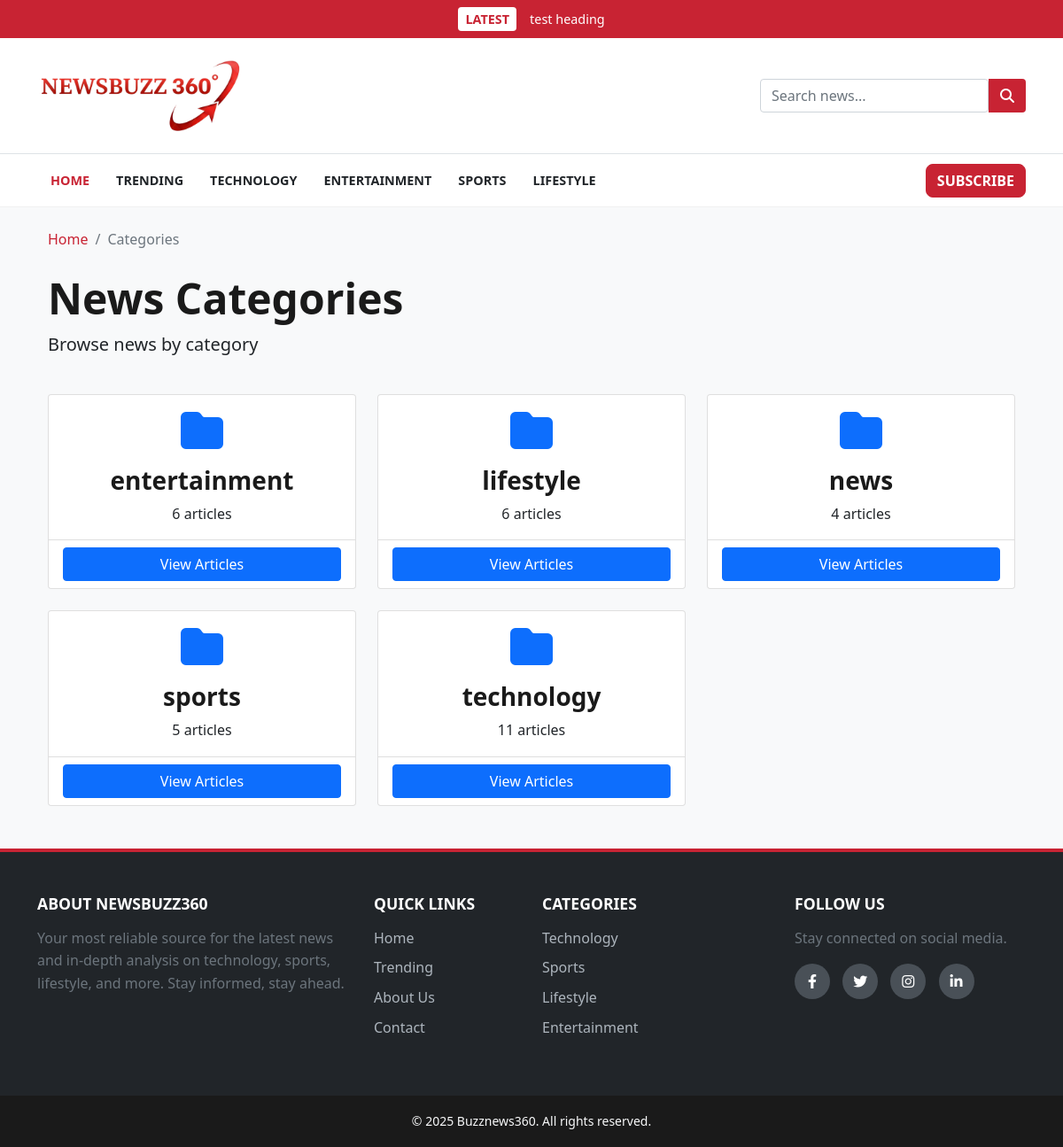
The page /categories on the database its author committed.
### models.py (models this page shows)
class Post(db.Model):
    id = db.Column(db.Integer, primary_key=True)
    title = db.Column(db.String(100), nullable=False)
    subtitle = db.Column(db.String(150), nullable=True)
    content = db.Column(db.Text, nullable=False)
    category = db.Column(db.String(50), nullable=True)
    thumbnail = db.Column(db.String(100), nullable=True)
    featured = db.Column(db.Boolean, default=False)
    created_at = db.Column(db.DateTime, default=datetime.utcnow)
    def __repr__(self):
        return f'<Post {self.title}>'

### app.py (the view)
@app.route("/categories")
def categories():
    return render_template("categories.html")

### app.py (called while the page is built)
@app.context_processor
def inject_latest_post():
    latest_post = Post.query.order_by(Post.id.desc()).first()
    print(f"--- LATEST POST FOUND: {latest_post} ---")
    return dict(latest_post=latest_post)

@app.context_processor
@cache.cached(timeout=600)
def inject_categories():
    categories = db.session.query(Post.category, db.func.count(Post.id).label('count')).filter(Post.category.isnot(None), Post.category != '').group_by(Post.category).all()
    current_year = datetime.now().year
    return dict(categories=categories, current_year=current_year)

### templates/categories.html (shortened to what this page needs)
{% extends "base.html" %}
{% block content %}
<div class="container mt-4">
    <nav aria-label="breadcrumb" class="mb-4">
        <ol class="breadcrumb">
            <li class="breadcrumb-item"><a href="{{ url_for('home') }}">Home</a></li>
            <li class="breadcrumb-item active" aria-current="page">Categories</li>
        </ol>
    </nav>
    <div class="row mb-4">
        <div class="col-12">
            <h1 class="display-5 fw-bold">News Categories</h1>
            <p class="lead">Browse news by category</p>
        </div>
    </div>
    {% if categories %}
    <div class="row">
        {% for category in categories %}
        <div class="col-md-6 col-lg-4 mb-4">
            <div class="card h-100 text-center">
                <div class="card-body">
                    <i class="fas fa-folder fa-3x text-primary mb-3"></i>
                    <h3 class="card-title">{{ category[0] }}</h3>
                    <p class="card-text">{{ category[1] }} article{% if category[1] != 1 %}s{% endif %}</p>
                </div>
                <div class="card-footer bg-transparent">
                    <a href="{{ url_for('category', category_name=category[0]) }}" class="btn btn-primary w-100">
                        View Articles
                    </a>
                </div>
            </div>
        </div>
        {% endfor %}
    </div>
    {% endif %}
</div>
{% endblock %}

### templates/base.html (shortened to what this page needs)
<!DOCTYPE html>
<html lang="en">
<head>
    <link href="https://cdn.jsdelivr.net/npm/bootstrap@5.1.3/dist/css/bootstrap.min.css" rel="stylesheet">
    <link rel="stylesheet" href="https://cdnjs.cloudflare.com/ajax/libs/font-awesome/6.2.0/css/all.min.css">
    <link rel="stylesheet" href="{{ url_for('static', filename='style.css') }}">
</head>
<body>
    <header>
        {% if latest_post %}
        <a href="{{ url_for('article', id=latest_post.id) }}" class="top-breaking-bar-link">
            <div id="top-breaking-bar">
                <div class="container d-flex align-items-center justify-content-center">
                    <span class="breaking-tag">LATEST</span>
                    <span class="breaking-text">{{ latest_post.title }}</span>
                </div>
            </div>
        </a>
        {% endif %}
        <div id="header-main">
            <div class="container">
                <div class="header-main-wrapper">
                    <a class="navbar-brand logo" href="{{ url_for('home') }}">
                        <img src="{{ url_for('static', filename='images/logo.png') }}" alt="Newsbuzz360 Logo">
                    </a>
                    <form class="search-form ms-auto" action="{{ url_for('search') }}" method="GET">
                        <input type="text" class="form-control" name="query" placeholder="Search news..." required>
                        <button type="submit" class="btn"><i class="fas fa-search"></i></button>
                    </form>
                </div>
            </div>
        </div>
        <nav class="navbar navbar-expand-lg navbar-light" id="main-nav">
            <div class="container">
                <div class="collapse navbar-collapse" id="navbarNav">
                    <ul class="navbar-nav">
                        <li class="nav-item"><a class="nav-link active" href="{{ url_for('home') }}">Home</a></li>
                        <li class="nav-item"><a class="nav-link" href="{{ url_for('trending') }}">Trending</a></li>
                        <li class="nav-item"><a class="nav-link"
                                href="{{ url_for('category', category_name='technology') }}">Technology</a></li>
                        <li class="nav-item"><a class="nav-link"
                                href="{{ url_for('category', category_name='entertainment') }}">Entertainment</a></li>
                        <li class="nav-item"><a class="nav-link"
                                href="{{ url_for('category', category_name='sports') }}">Sports</a></li>
                        <li class="nav-item"><a class="nav-link"
                                href="{{ url_for('category', category_name='lifestyle') }}">Lifestyle</a></li>
                    </ul>
                    <ul class="navbar-nav ms-auto">
                        <li class="nav-item">
                            <a href="#" class="btn btn-danger subscribe-btn">Subscribe</a>
                        </li>
                    </ul>
                </div>
            </div>
        </nav>
    </header>
    <main class="my-4">
        <div class="container">
            {% block content %}{% endblock %}
        </div>
    </main>
    <footer class="main-footer bg-dark text-light">
        <div class="container pt-5 pb-4">
            <div class="row">
                <div class="col-md-4 mb-4">
                    <h5 class="footer-heading">About Newsbuzz360</h5>
                    <p class="text-muted">
                        Your most reliable source for the latest news and in-depth analysis on technology, sports,
                        lifestyle, and more. Stay informed, stay ahead.
                    </p>
                </div>
                <div class="col-md-2 mb-4">
                    <h5 class="footer-heading">Quick Links</h5>
                    <ul class="list-unstyled footer-links">
                        <li><a href="{{ url_for('home') }}">Home</a></li>
                        <li><a href="{{ url_for('trending') }}">Trending</a></li>
                        <li><a href="#">About Us</a></li>
                        <li><a href="#">Contact</a></li>
                    </ul>
                </div>
                <div class="col-md-3 mb-4">
                    <h5 class="footer-heading">Categories</h5>
                    <ul class="list-unstyled footer-links">
                        <li><a href="{{ url_for('category', category_name='technology') }}">Technology</a></li>
                        <li><a href="{{ url_for('category', category_name='sports') }}">Sports</a></li>
                        <li><a href="{{ url_for('category', category_name='lifestyle') }}">Lifestyle</a></li>
                        <li><a href="{{ url_for('category', category_name='entertainment') }}">Entertainment</a></li>
                    </ul>
                </div>
                <div class="col-md-3 mb-4">
                    <h5 class="footer-heading">Follow Us</h5>
                    <p class="text-muted">Stay connected on social media.</p>
                    <div class="social-icons">
                        <a href="#"><i class="fab fa-facebook-f"></i></a>
                        <a href="#"><i class="fab fa-twitter"></i></a>
                        <a href="#"><i class="fab fa-instagram"></i></a>
                        <a href="#"><i class="fab fa-linkedin-in"></i></a>
                    </div>
                </div>
            </div>
        </div>
        <div class="footer-bottom text-center py-3">
            <small>&copy; {{ current_year }} Buzznews360. All rights reserved.</small>
        </div>
    </footer>
</body>
</html>

### static/style.css (style rules this page uses)
:root { --primary-red: #c82333; --primary-dark-red: #a81e2a; --background-color: #f8f9fa; --surface-color: #ffffff; --text-color: #212529; --heading-color: #1a1a1a; --border-color: #dee2e6; --light-gray: #f1f1f1; --font-primary: 'Segoe UI', Tahoma, Geneva, Verdana, sans-serif; --font-logo: 'Playfair Display', serif; --border-radius-sm: 0.25rem; --border-radius-md: 0.5rem; --box-shadow: 0 4px 12px rgba(0, 0, 0, 0.08); }
body { font-family: var(--font-primary); background-color: var(--background-color); color: var(--text-color); line-height: 1.6; }
h1, h2, h3, h4, h5, h6 { color: var(--heading-color); font-weight: 700; }
a { color: var(--primary-red); text-decoration: none; transition: all 0.2s ease-in-out; }
a.top-breaking-bar-link, a.top-breaking-bar-link:hover { color: white; text-decoration: none; }
.logo img { height: 80px; width: auto; }
#top-breaking-bar { background-color: var(--primary-red); color: white; padding: 8px 0; font-size: 0.9rem; font-weight: 500; transition: all 0.3s ease-in-out; }
.breaking-tag { background-color: white; color: var(--primary-red); padding: 2px 8px; border-radius: 4px; font-weight: bold; margin-right: 15px; }
#header-main { background-color: var(--surface-color); padding: 20px 0; border-bottom: 1px solid var(--border-color); }
.header-main-wrapper { display: flex; align-items: center; justify-content: space-between; }
.logo { font-family: var(--font-logo); font-size: 2.5rem; font-weight: 700; color: var(--heading-color); }
.search-form { display: flex; width: 300px; }
.search-form .btn { background-color: var(--primary-red); color: white; border-top-left-radius: 0; border-bottom-left-radius: 0; }
#main-nav { background-color: var(--surface-color); border-bottom: 1px solid var(--light-gray); transition: all 0.3s ease; }
#main-nav .nav-link { font-weight: bold; color: var(--text-color); padding: 10px 15px; text-transform: uppercase; font-size: 0.9rem; }
#main-nav .nav-link:hover, #main-nav .nav-link.active { color: var(--primary-red); }
.subscribe-btn { font-weight: bold; text-transform: uppercase; background-color: var(--primary-red); border-color: var(--primary-red); border-radius: var(--border-radius-md); }
.main-footer { border-top: 4px solid var(--primary-red); }
.footer-heading { font-family: var(--font-headings); font-size: 1.1rem; text-transform: uppercase; margin-bottom: 1rem; color: #ffffff; }
.footer-links li { margin-bottom: 0.5rem; }
.footer-links a { color: #adb5bd; text-decoration: none; transition: all 0.2s ease; }
.social-icons a { display: inline-flex; align-items: center; justify-content: center; width: 40px; height: 40px; border-radius: 50%; background-color: #495057; color: #ffffff; margin-right: 10px; transition: all 0.3s ease; }
.footer-bottom { background-color: #1a1a1a; }

### rows shown on the page
Post: title "test heading"
Post: category "lifestyle", id "6"

### other values the page prints
{{ category[0] }} "entertainment" "news" "sports" "technology"
{{ category[1] }} "6" "4" "5" "11"
